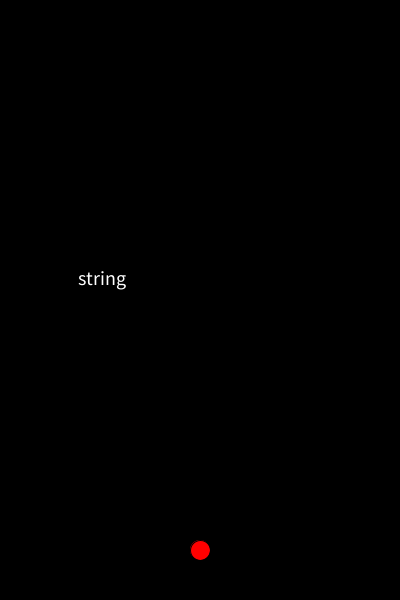
Frame 1 (no input)
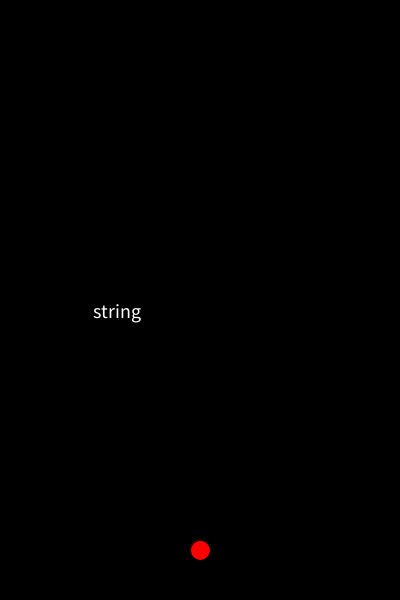
Frame 60 (the mouse pressed at the canvas centre just before this capture)
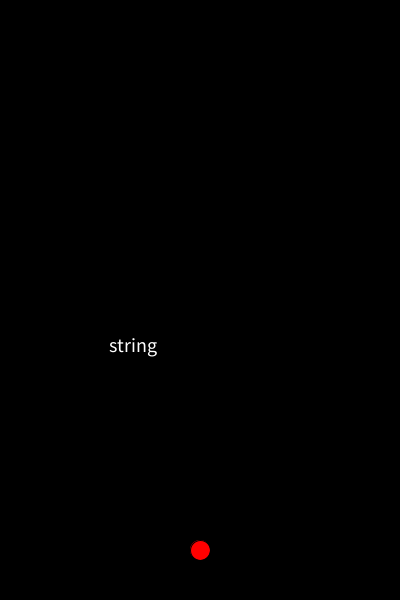
Frame 120 (the mouse held since frame 60 and released just before this capture)

The Processing sketch that drew these frames (run headless with seeded random() and noise(); from frame 60 on, the mouse is pressed at the canvas centre):

// Processing sketch: Week06_A_game_shoot_string_compare_Q_A_next_word
// ── Week06_A_game_shoot_string_compare_Q_A_next_word.pde
void setup(){
  size(400,600);
  textSize(20);
  randomQ();
}
void randomQ(){
  int i =int(random(QQ.length));
  Q = QQ[i];
  x = random(0,300);
  y = random(0,300);
}
String [] QQ = {"void","setup","float","string","background","fill"};
String Q="hello", A="";
float x = 100, y=100;
void draw(){
  background(0);
  fill(#FFFFFF); text(Q, x, y);
  fill(#FF0000); text(A, x, y);
  ellipse(200,550,20,20);
  float dx =(200-x), dy = (550-y), d = sqrt(dx*dx+dy*dy*3);
  x += dx / d;
  y += dy / d;
  if(keyPressed){
    stroke(255,0,0);
    line(200,550,x,y);
  }
}
void keyPressed(){
  int i = A.length();
  if( key == Q.charAt(i)){
    A+=key;
    if(Q.equals(A)){
      randomQ();
      A="";
    }
  }
}
